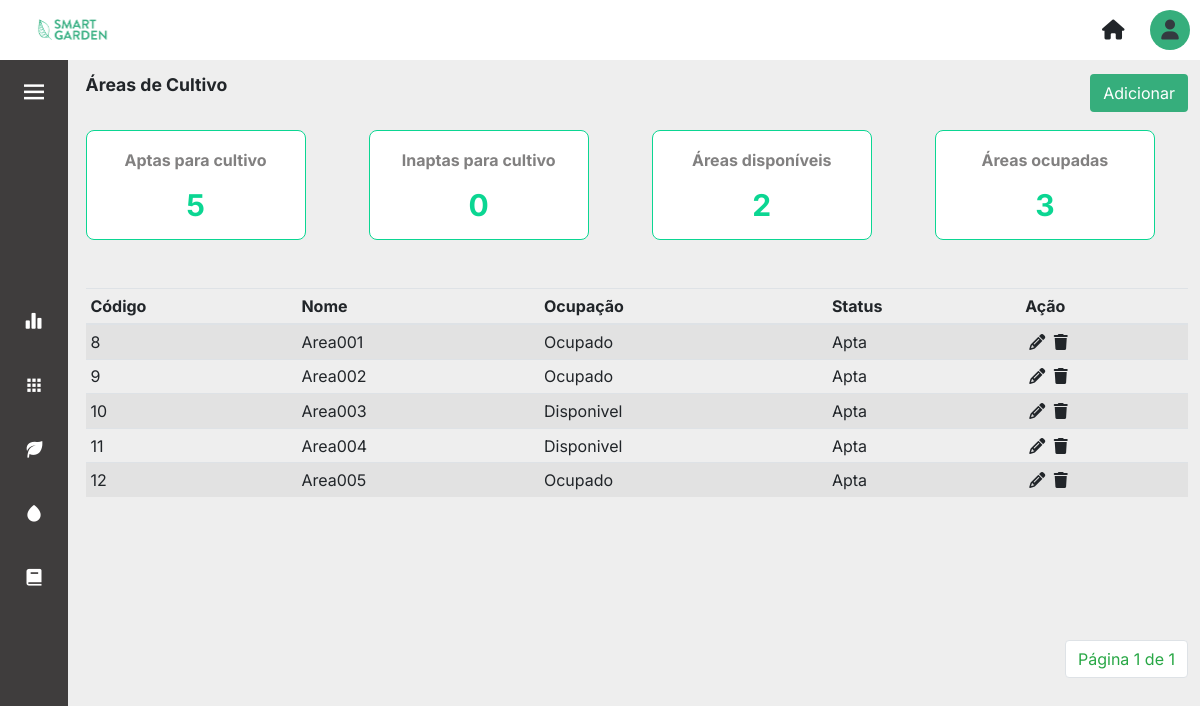
The page /areas/ (signed in) on the database as committed earlier.
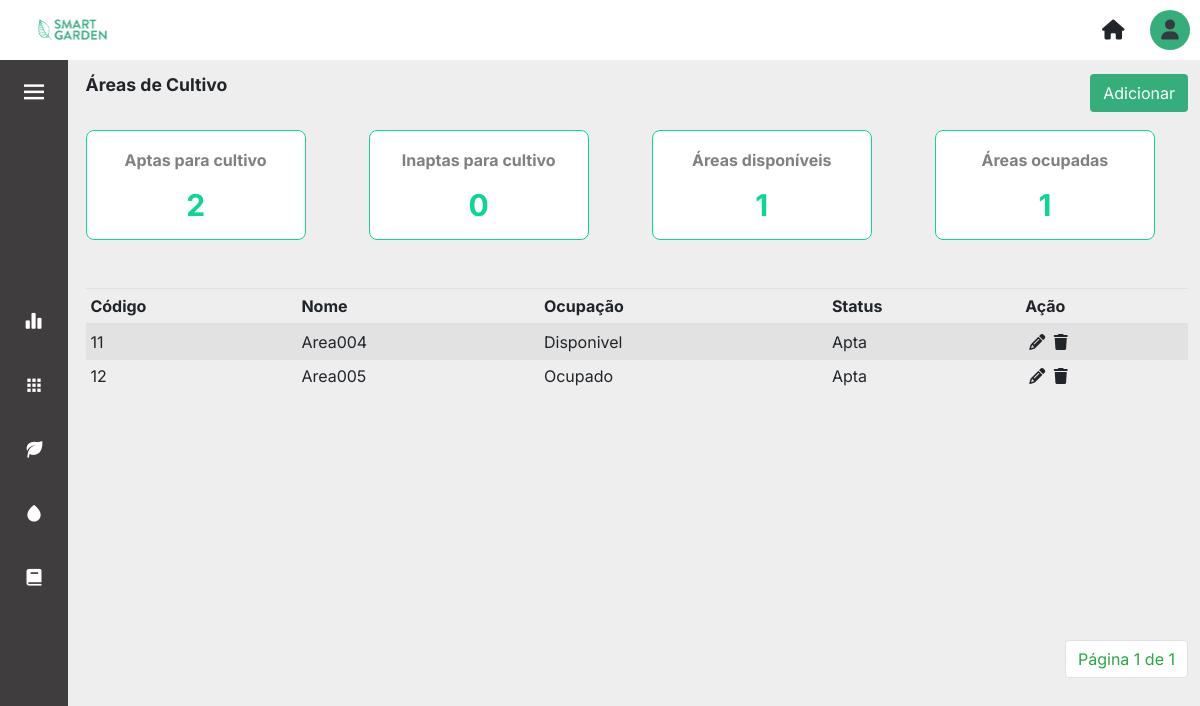
The same page on the database as committed later.
### core/models.py (models this page shows, shortened)
class AreaCultivo(models.Model):
    nome = models.CharField(max_length=100)
    disponivel = models.BooleanField(blank=True, null=False, default=True)
    apta = models.BooleanField(blank=False, null=False, default=True)

### core/views.py (the view)
# urls.py: path('areas/', views.areas, name='areas'),
def areas(request):
    areas = AreaCultivo.objects.all()
    qntDisponivel = AreaCultivo.objects.filter(disponivel=True).count()
    qntOcupado = AreaCultivo.objects.filter(disponivel=False).count()
    qntApta = AreaCultivo.objects.filter(apta=True).count()
    qntInapta = AreaCultivo.objects.filter(apta=False).count()
    paginator = Paginator(areas, 6)
    page = request.GET.get('page')
    areas = paginator.get_page(page)
    contexto = {
        'areas': areas,
        'qntDisponivel': qntDisponivel,
        'qntOcupado': qntOcupado,
        'qntApta': qntApta,
        'qntInapta': qntInapta,
    }
    return render(request, 'areas.html', contexto)

### templates/areas.html (shortened to what this page needs)
{% extends 'layout.html' %} {% load static %} {% block content %}
<div>
	<div class="d-flex align-items-center justify-content-between mb-3">
		<p class="title-page">Áreas de Cultivo</p>
		<a href="{% url 'cadastrar_areas' %}"><button type="button" class="btn btn_salvar">Adicionar</button></a>
	</div>
	<div class="row">
		<div class="col-sm-3">
			<div class="card">
				<div class="card-body">
					<h5 class="card-title">Aptas para cultivo</h5>
					<p class="card-text">{{qntApta}}</p>
				</div>
			</div>
		</div>
		<div class="col-sm-3">
			<div class="card">
				<div class="card-body">
					<h5 class="card-title">Inaptas para cultivo</h5>
					<p class="card-text">{{qntInapta}}</p>
				</div>
			</div>
		</div>
		<div class="col-sm-3">
			<div class="card">
				<div class="card-body">
					<h5 class="card-title">Áreas disponíveis</h5>
					<p class="card-text">{{qntDisponivel}}</p>
				</div>
			</div>
		</div>
		<div class="col-sm-3">
			<div class="card">
				<div class="card-body">
					<h5 class="card-title">Áreas ocupadas</h5>
					<p class="card-text">{{qntOcupado}}</p>
				</div>
			</div>
		</div>
	</div>
	<div class="table-content-areas mt-5">
		<table class="table table-striped table-sm table-hover">
			<thead class="border-botton">
			<tr>
				<th scope="col">Código</th>
				<th scope="col">Nome</th>
				<th scope="col">Ocupação</th>
				<th scope="col">Status</th>
				<th scope="col"></i>Ação</th>
			</tr>
			</thead>
			<tbody>
				{% for area in areas %}
				<tr>
					<td scope="row">{{area.id}}</td>
					<td>{{area.nome}}</td>
					{% if area.disponivel == True %}
					<td>Disponivel</td>
					{% else %}
					<td>Ocupado</td>
					{% endif %} {% if area.apta == True %}
					<td>Apta</td>
					{% else %}
					<td>Inapta</td>
					{% endif %}
					<td>
						<a href='{% url 'update_areas' area.id%}' class="m-1">
							<i class="fa-solid fa-pencil text-black"></i></a>
						<a data-toggle="modal" data-target="#modal_confirm" >
							<i class="fa-sharp fa-solid fa-trash text-black" data-toggle="modal fade" data-target="#exampleModal"></i>
						</a>
					</td>
				</tr>
				{% endfor %}
			</tbody>
		</table>
	</div>
	<div class="container_pagination">
		<nav aria-label="Page-navigation">
			<ul class="pagination">
			<li class="page-item"><a class="page-link text-success" href="#">Página {{areas.number}} de {{areas.paginator.num_pages}}</a></li>
			</ul>
		</nav>
	</div>
{% endblock %}

Rows that differ between the two databases and show on the page:
removed AreaCultivo: id "8", nome "Area001", disponivel "Ocupado", apta "Apta"
removed AreaCultivo: id "9", nome "Area002", disponivel "Ocupado", apta "Apta"
removed AreaCultivo: id "10", nome "Area003", disponivel "Disponivel", apta "Apta"
Other text that changed with them:
{{ qntApta }}: "5" → "2"
{{ qntDisponivel }}: "2" → "1"
{{ qntOcupado }}: "3" → "1"
